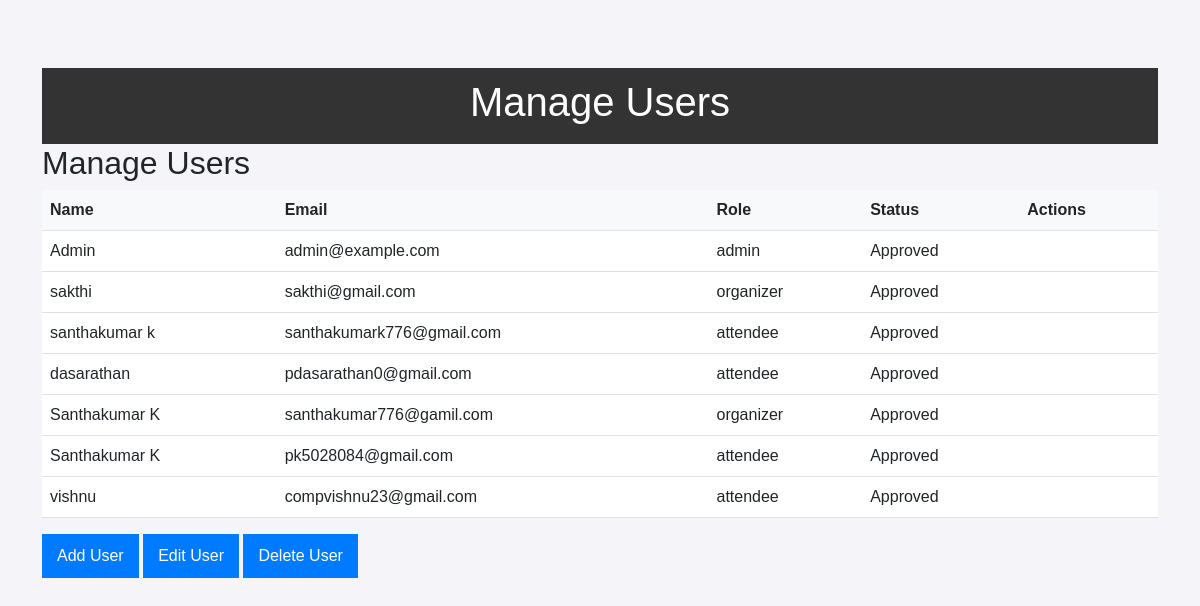
/admin/manage_users.php (signed in), run on the app's committed database.
### tables this page shows
CREATE TABLE `users` (
  `user_id` int(11) NOT NULL,
  `name` varchar(100) NOT NULL,
  `email` varchar(100) NOT NULL,
  `password` varchar(255) NOT NULL,
  `role` enum('admin','organizer','attendee') NOT NULL,
  `is_approved` tinyint(1) DEFAULT 0,
  `profile_completed` tinyint(1) DEFAULT 0,
  `registered_at` datetime DEFAULT current_timestamp(),
  `is_active` tinyint(1) NOT NULL DEFAULT 0
);

### admin/manage_users.php (the view, shortened to what this page needs)
<?php
require '../includes/db.php';
$stmt = $pdo->query("SELECT * FROM users");
$users = $stmt->fetchAll();
?>
<!DOCTYPE html>
<html lang="en">
<head>
  <link href="https://cdn.jsdelivr.net/npm/bootstrap@5.3.0/dist/css/bootstrap.min.css" rel="stylesheet">
  <link rel="stylesheet" href="assets/css/admin.css">
</head>
<body class="container mt-5">
  <header>
    <h1>Manage Users</h1>
  </header>
  <h2>Manage Users</h2>
  <table class="table">
    <thead>
      <tr>
        <th>Name</th>
        <th>Email</th>
        <th>Role</th>
        <th>Status</th>
        <th>Actions</th>
      </tr>
    </thead>
    <tbody>
      <?php foreach($users as $user): ?>
      <tr>
        <td><?= $user['name'] ?></td>
        <td><?= $user['email'] ?></td>
        <td><?= $user['role'] ?></td>
        <td><?= $user['is_approved'] ? 'Approved' : 'Pending' ?></td>
        <td>
        </td>
      </tr>
      <?php endforeach; ?>
    </tbody>
  </table>
  <button>Add User</button>
  <button>Edit User</button>
  <button>Delete User</button>
</body>
</html>

### admin/assets/css/admin.css (style rules this page uses)
.container { padding-top: 20px; padding-bottom: 20px; }
.table th { background-color: #f8f9fa; }
.table td { vertical-align: middle; }
body { font-family: Arial, sans-serif; background-color: #f4f4f9; margin: 0; padding: 0; }
header { background-color: #333; color: #fff; padding: 10px 20px; text-align: center; }
button { background-color: #007bff; color: #fff; border: none; padding: 10px 15px; cursor: pointer; }

### data on the page
users: name "Admin", email "admin@example.com", role "admin", is_approved "Approved"
users: name "sakthi", email "sakthi@gmail.com", role "organizer", is_approved "Approved"
users: name "santhakumar k", email "santhakumark776@gmail.com", role "attendee", is_approved "Approved"
users: name "dasarathan", email "pdasarathan0@gmail.com", role "attendee", is_approved "Approved"
users: name "Santhakumar K", email "santhakumar776@gamil.com", role "organizer", is_approved "Approved"
users: name "Santhakumar K", email "pk5028084@gmail.com", role "attendee", is_approved "Approved"
users: name "vishnu", email "compvishnu23@gmail.com", role "attendee", is_approved "Approved"
